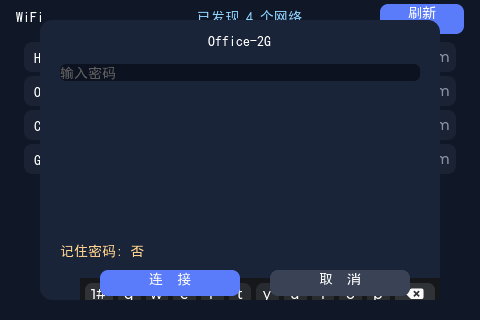
#> input picture app-wifi-connect/design/sim_cmake/shot_fake.bmp, 480 x 320 px
$ python audit_kb_pos.py
#> lines starting #> are read from the running program, lines starting #| are printed output that depends on the picture
from PIL import Image
im = Image.open('shot_fake.bmp').convert('L')
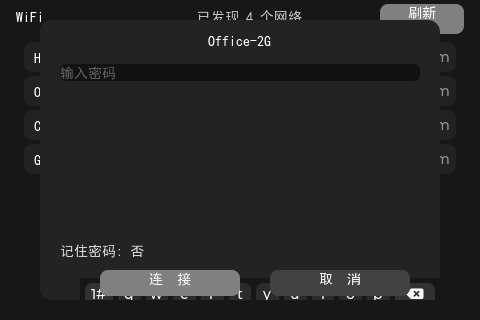
#> im: PIL image 480x320 L; min 18, max 255, mean 37.5
box = im.crop((0, 150, 480, 240))
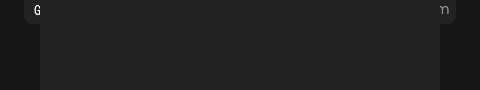
#> box: PIL image 480x90 L; min 23, max 255, mean 33.4
w, h = box.size
#> w = 480; h = 90
px = box.load()
cols = [x for x in range(w) if any(px[x, y] > 90 for y in range(h))]
#> cols = [34, 35, 36, 37, 38, 39, 440, 441, 442, 443, 444, 445, 446, 447, 448]
#> (the run stopped early here; a loop or call above may not have finished)
